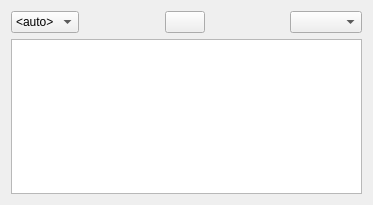
<?xml version="1.0" encoding="UTF-8"?>
<ui version="4.0">
 <class>MainWindow</class>
 <widget class="QMainWindow" name="MainWindow">
  <property name="geometry">
   <rect>
    <x>0</x>
    <y>0</y>
    <width>373</width>
    <height>205</height>
   </rect>
  </property>
  <property name="windowTitle">
   <string>ni-translate</string>
  </property>
  <widget class="QWidget" name="centralWidget">
   <layout class="QVBoxLayout" name="verticalLayout">
    <item>
     <layout class="QHBoxLayout" name="horizontalLayout">
      <item>
       <widget class="QComboBox" name="srcBox">
        <property name="maximumSize">
         <size>
          <width>72</width>
          <height>16777215</height>
         </size>
        </property>
        <item>
         <property name="text">
          <string>&lt;auto&gt;</string>
         </property>
        </item>
       </widget>
      </item>
      <item>
       <spacer name="horizontalSpacer_2">
        <property name="orientation">
         <enum>Qt::Horizontal</enum>
        </property>
        <property name="sizeHint" stdset="0">
         <size>
          <width>40</width>
          <height>20</height>
         </size>
        </property>
       </spacer>
      </item>
      <item>
       <widget class="QPushButton" name="swapButton">
        <property name="text">
         <string/>
        </property>
        <property name="icon">
         <iconset resource="resources.qrc">
          <normaloff>:/swap.png</normaloff>:/swap.png</iconset>
        </property>
       </widget>
      </item>
      <item>
       <spacer name="horizontalSpacer">
        <property name="orientation">
         <enum>Qt::Horizontal</enum>
        </property>
        <property name="sizeHint" stdset="0">
         <size>
          <width>40</width>
          <height>20</height>
         </size>
        </property>
       </spacer>
      </item>
      <item>
       <widget class="QComboBox" name="destBox">
        <property name="maximumSize">
         <size>
          <width>72</width>
          <height>16777215</height>
         </size>
        </property>
       </widget>
      </item>
     </layout>
    </item>
    <item>
     <widget class="QTextBrowser" name="resultText"/>
    </item>
   </layout>
  </widget>
 </widget>
 <layoutdefault spacing="6" margin="11"/>
 <resources>
  <include location="resources.qrc"/>
 </resources>
 <connections/>
</ui>
